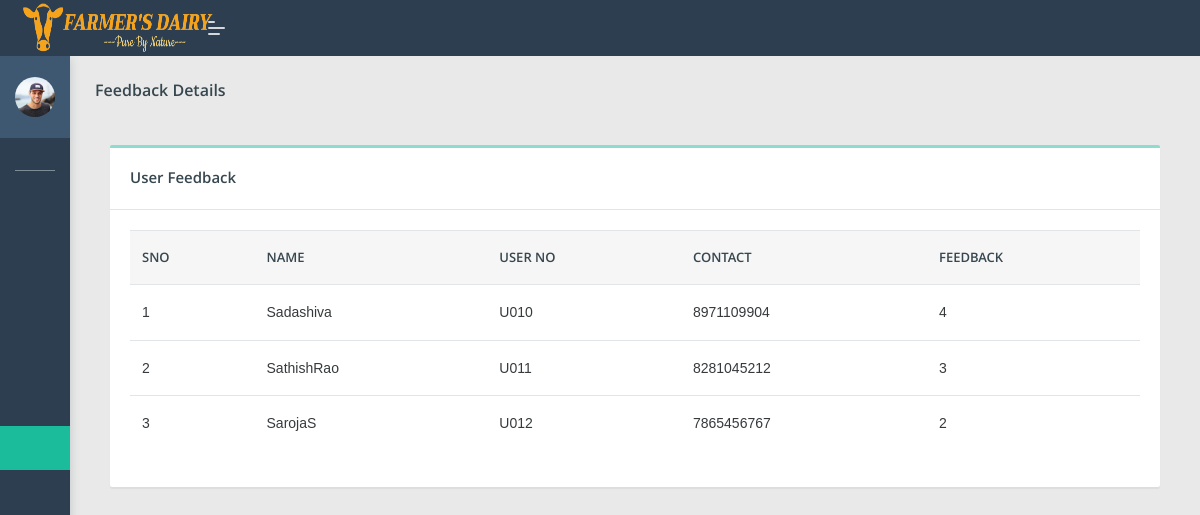
Screenshot of /dipo/viewfeedb.php (signed in) with the database file from the repository.
### tables this page shows
CREATE TABLE `feedback` (
  `id` int(100) NOT NULL,
  `name` varchar(100) NOT NULL,
  `lname` varchar(100) NOT NULL,
  `userno` varchar(100) NOT NULL,
  `ostar` varchar(100) NOT NULL,
  `userid` varchar(100) NOT NULL,
  `dippoid` varchar(100) NOT NULL
);

### dipo/viewfeedb.php (the view, shortened to what this page needs)
  <?php
if(isset($_SESSION['dippo']))
{
$dippo=$_SESSION['dippo'];
?>
 <!DOCTYPE html>
<html lang="en">
<head>
    <link rel="stylesheet" href="assets/css/style.css">
</head>
<body class="">
	<nav class="pcoded-navbar  ">
		<div class="navbar-wrapper  ">
			<div class="navbar-content scroll-div " >
					<div class="">
					<div class="main-menu-header">
						<img class="img-radius" src="assets/images/user/avatar-2.jpg" alt="User-Profile-Image">
						<div class="user-details">
						</div>
					</div>
				</div>
				<ul class="nav pcoded-inner-navbar ">
					<li class="nav-item pcoded-menu-caption">
					</li>
					<li class="nav-item">
					    <a href="main.php" class="nav-link "><span class="pcoded-micon"><i class="feather icon-home"></i></span><span class="pcoded-mtext">Dashboard</span></a>
					</li>
					<li class="nav-item pcoded-hasmenu">
					    <a href="#!" class="nav-link "><span class="pcoded-micon"><i class="feather icon-align-justify"></i></span><span class="pcoded-mtext">Staff Details</span></a>
					</li>
					<li class="nav-item pcoded-hasmenu">
					    <a href="#!" class="nav-link "><span class="pcoded-micon"><i class="feather icon-align-justify"></i></span><span class="pcoded-mtext">User Details</span></a>
					</li>
						<li class="nav-item pcoded-hasmenu">
					    <a href="#!" class="nav-link "><span class="pcoded-micon"><i class="feather icon-align-justify"></i></span><span class="pcoded-mtext">Milk Details</span></a>
					</li>
					<li class="nav-item pcoded-hasmenu">
					    <a href="#!" class="nav-link "><span class="pcoded-micon"><i class="feather icon-align-justify"></i></span><span class="pcoded-mtext">Facilities</span></a>
					</li>
                        <li class="nav-item">
					    <a href="viewfeedb.php" class="nav-link "><span class="pcoded-micon"><i class="feather icon-align-justify"></i></span><span class="pcoded-mtext">View feedback</span></a>
					</li>
				</ul>
			</div>
		</div>
	</nav>
	<header class="navbar pcoded-header navbar-expand-lg navbar-light header-dark">
				<div class="m-header">
					<a class="mobile-menu" id="mobile-collapse" href="#!"><span></span></a>
					<a href="#!" class="b-brand">
						<img src="assets/images/logo1.png" width="190px" height="50px" class="logo">
					</a>
				</div>
				<div class="collapse navbar-collapse">
					<ul class="navbar-nav mr-auto">
						<li class="nav-item">
							<a href="#!" class="pop-search"><i class="feather icon-search"></i></a>
						</li>
					</ul>
					<ul class="navbar-nav ml-auto">
						<li>
							<div class="dropdown drp-user">
								<a href="#" class="dropdown-toggle" data-toggle="dropdown">
									<i class="feather icon-user"></i>
								</a>
							</div>
						</li>
					</ul>
				</div>
	</header>
<section class="pcoded-main-container">
    <div class="pcoded-content">
       <div class="page-header">
            <div class="page-block">
                <div class="row align-items-center">
                    <div class="col-md-12">
                        <div class="page-header-title">
                            <h5 class="m-b-10">Feedback Details</h5>
                        </div>
                    </div>
                </div>
            </div>
        </div>
            <div class="col-md-12">
                <div class="card">
                    <div class="card-header">
                        <h5>User Feedback</h5>
                    </div>
                    <div class="card-body table-border-style">
                        <div class="table-responsive">
                           <table class="table table-hover">
                                <thead>
                                    <tr>
                                        <th>SNo</th>
                                        <th>Name</th>
                                        <th>User NO</th>
                                        <th>Contact</th>
										<th>Feedback</th>
                                    </tr>
                                </thead>
                                <tbody>
								<?php
								include 'config.php';
								$sql1="select * from feedback where dippoid='".$dippo."'";
								$result1=mysqli_query($con,$sql1);
								$num1=mysqli_num_rows($result1);
								$sI=0;
								if($num1>0)
								{
									while($row1=mysqli_fetch_array($result1))
									{
										$sI+=1;
										$name=$row1['name'];
									    $lname=$row1['lname'];
									    $userno=$row1['userno'];
										$userid=$row1['userid'];
										$ostar=$row1['ostar'];
								?>
                                     <tr>
									<td><?php echo $sI; ?></td>
									<td><?php echo $name; ?><?php echo $lname; ?></td>
									<td><?php echo $userno; ?></td>
									<td><?php echo $userid; ?></td>
									<td><?php echo $ostar; ?>&nbsp;</td>
									</tr>
									   <?php
									}
								}
								?>
                                </tbody>
                            </table>
                        </div>
                    </div>
                </div>
            </div>
        </div>
</section>
</body>
</html>
<?php
}
else
{
	echo "<script> location.href='../index.php'; </script>";
}
?>

### rows the page displays
feedback: name "Sadashiva", userno "U010", userid "8971109904", ostar "4"
feedback: name "Sathish", lname "Rao", userno "U011", userid "8281045212", ostar "3"
feedback: name "Saroja", lname "S", userno "U012", userid "7865456767", ostar "2"
